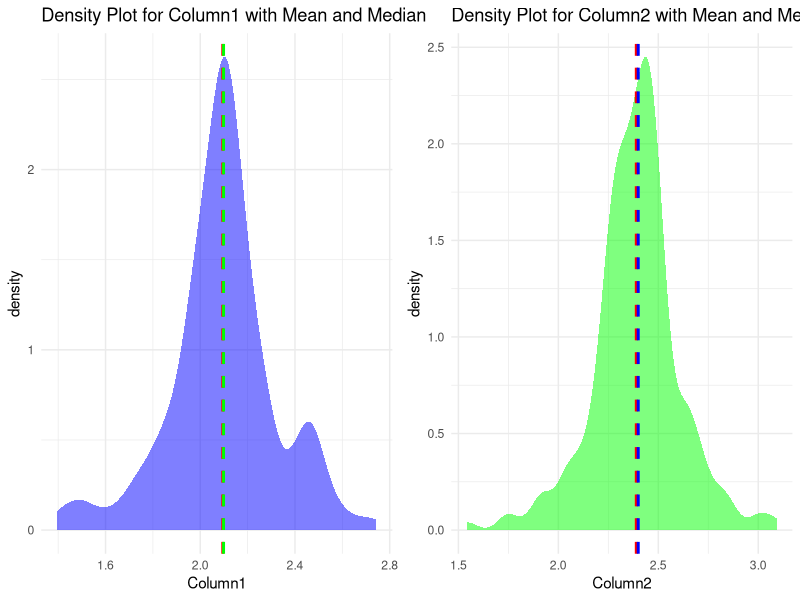
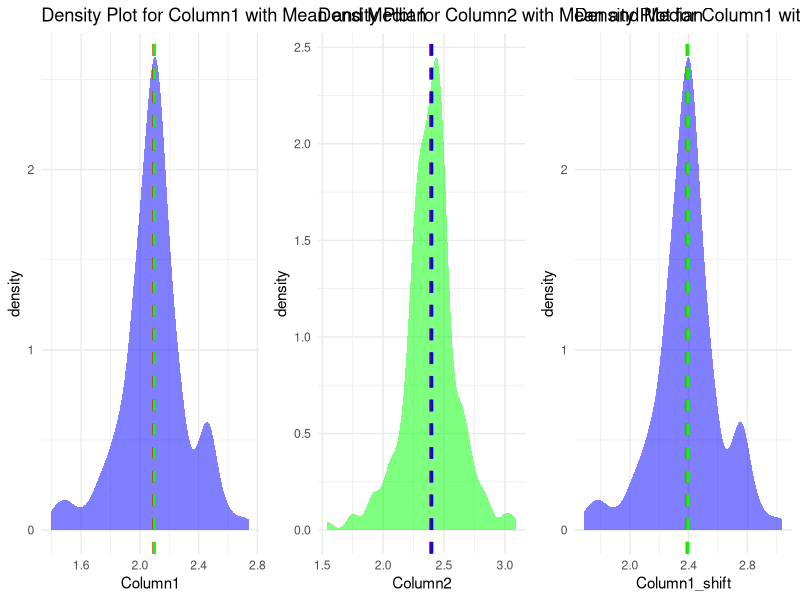
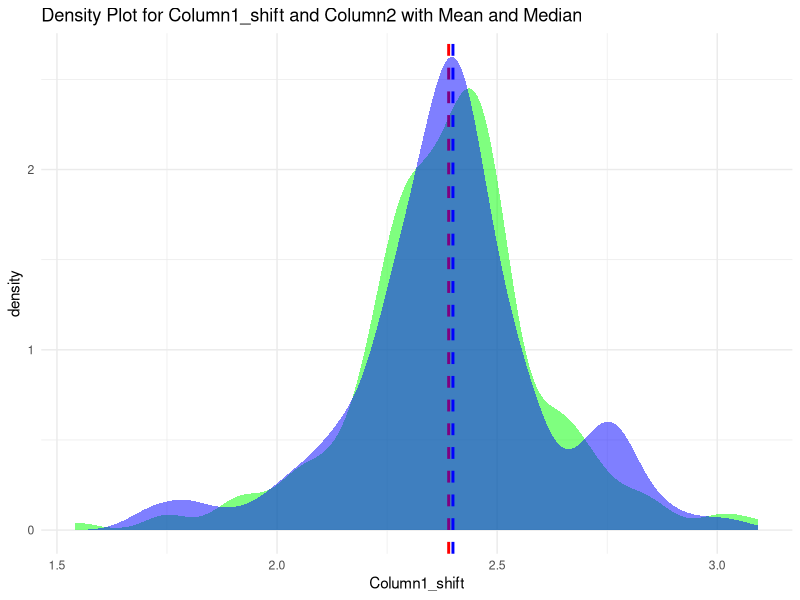
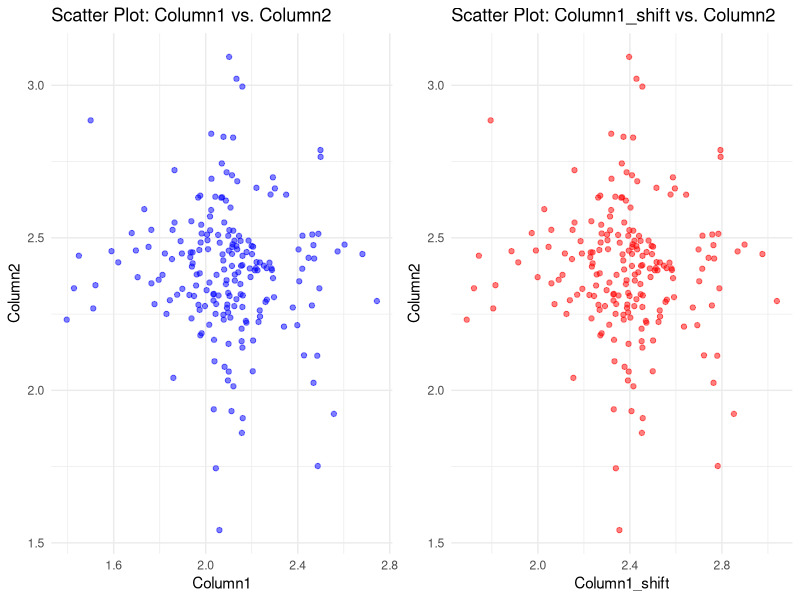
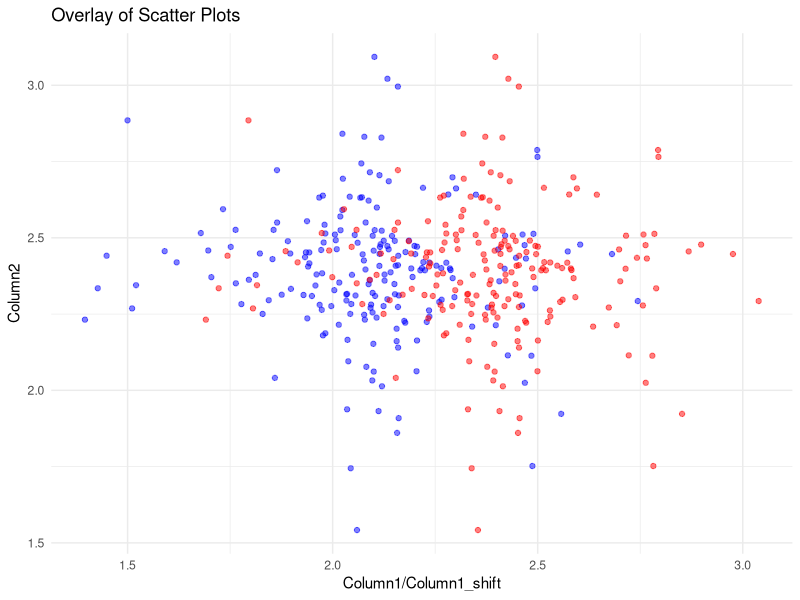

Recreate these plots in R, in order.
#!/usr/bin/env Rscript

library(ggplot2)
library(gridExtra)

#  Set the number of rows
n_rows <- 200

#  Set the desired means
mean_col1 <- 2.1
mean_col2 <- 2.4

#  Set the standard deviations for both tails
sd_left <- 0.1  # Standard deviation for the left side (smaller tail)
sd_right <- 0.3  # Standard deviation for the right side (larger tail)

#  Generate random data with desired means and mixed tails
set.seed(24)  # For reproducibility
col1_left <- rnorm(n_rows, mean = mean_col1, sd = sd_left)
col1_right <- rnorm(n_rows, mean = mean_col1, sd = sd_right)
col2_left <- rnorm(n_rows, mean = mean_col2, sd = sd_left)
col2_right <- rnorm(n_rows, mean = mean_col2, sd = sd_right)

#  Combine the tails for each column
col1 <- ifelse(runif(n_rows) > 0.5, col1_left, col1_right)
col2 <- ifelse(runif(n_rows) > 0.5, col2_left, col2_right)

#  Create the dataframe
df <- data.frame(Column1 = col1, Column2 = col2)

#  Check the means of the generated columns
cat("Mean of Column 1:", mean(df$Column1), "\n")
cat("Mean of Column 2:", mean(df$Column2), "\n")

#  Check the head of the dataframe
head(df)

#  Create a density plot for Column1 with mean and median lines
plot_col1 <- ggplot(df, aes(x = Column1)) +
    geom_density(fill = "blue", alpha = 0.5, linewidth = 0) +
    geom_vline(aes(xintercept = mean(Column1)), color = "red", linetype = "dashed", linewidth = 1) +
    geom_vline(aes(xintercept = median(Column1)), color = "green", linetype = "dashed", linewidth = 1) +
    labs(title = "Density Plot for Column1 with Mean and Median", x = "Column1") +
    theme_minimal()

#  Create a density plot for Column2 with mean and median lines
plot_col2 <- ggplot(df, aes(x = Column2)) +
    geom_density(fill = "green", alpha = 0.5, linewidth = 0) +
    geom_vline(aes(xintercept = mean(Column2)), color = "red", linetype = "dashed", linewidth = 1) +
    geom_vline(aes(xintercept = median(Column2)), color = "blue", linetype = "dashed", linewidth = 1) +
    labs(title = "Density Plot for Column2 with Mean and Median", x = "Column2") +
    theme_minimal()

#  Display the density plots side by side
grid.arrange(plot_col1, plot_col2, ncol = 2)

#  Calculate the mean difference between Column2 and Column1
mean_diff <- mean(df$Column2) - mean(df$Column1)

#  Shift Column1 values to match the mean of Column2
df$Column1_shift <- df$Column1 + mean_diff

#  Check the new mean of Column1 to verify it matches the mean of Column2
cat("Mean of Column 1:", mean(df$Column1), "\n")
cat("Mean of shifted Column 1:", mean(df$Column1_shift), "\n")
cat("Mean of Column 2:", mean(df$Column2), "\n")

plot_col1_shift <- ggplot(df, aes(x = Column1_shift)) +
    geom_density(fill = "blue", alpha = 0.5, linewidth = 0) +
    geom_vline(aes(xintercept = mean(Column1_shift)), color = "red", linetype = "dashed", linewidth = 1) +
    geom_vline(aes(xintercept = median(Column1_shift)), color = "green", linetype = "dashed", linewidth = 1) +
    labs(title = "Density Plot for Column1 with Mean and Median", x = "Column1_shift") +
    theme_minimal()

#  Display the density plots side by side
grid.arrange(plot_col1, plot_col2, plot_col1_shift, ncol = 3)

#  Create a density plot for Column1_shift and overlay it on the Column2 plot
plot_combined <- plot_col2 +
    geom_density(data = df, aes(x = Column1_shift), fill = "blue", alpha = 0.5, linewidth = 0) +
    labs(title = "Density Plot for Column1_shift and Column2 with Mean and Median", x = "Column1_shift")

#  Display the combined density plot
print(plot_combined)

#  Create a scatter plot for Column1 vs. Column2
scatter_col1_vs_col2 <- ggplot(df, aes(x = Column1, y = Column2)) +
    geom_point(color = "blue", alpha = 0.5) +
    labs(title = "Scatter Plot: Column1 vs. Column2", x = "Column1", y = "Column2") +
    theme_minimal()

#  Create a scatter plot for Column1_shift vs. Column2
scatter_col1_shift_vs_col2 <- ggplot(df, aes(x = Column1_shift, y = Column2)) +
    geom_point(color = "red", alpha = 0.5) +
    labs(title = "Scatter Plot: Column1_shift vs. Column2", x = "Column1_shift", y = "Column2") +
    theme_minimal()

#  Display the scatter plots side by side
grid.arrange(scatter_col1_vs_col2, scatter_col1_shift_vs_col2, ncol = 2)

#  Overlay the scatter plots by adding a new layer with higher transparency
combined_scatter_plot <- scatter_col1_vs_col2 +
    geom_point(data = df, aes(x = Column1_shift, y = Column2), color = "red", alpha = 0.5) +
    labs(title = "Overlay of Scatter Plots", x = "Column1/Column1_shift", y = "Column2")

#  Display the overlay scatter plot
print(combined_scatter_plot)
